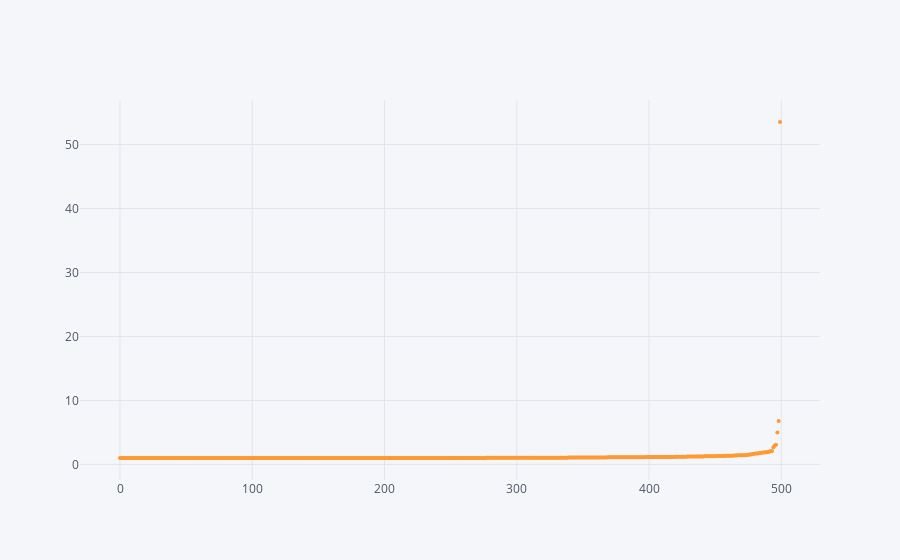

Notebook source saved alongside this figure:
### Code cell
iplot(minimum.iplot(kind = 'scatter', mode= 'markers', asFigure=True, y = 'exp', size= 4))

### Figure 1 — Plotly figure (JSON) as saved in the notebook; plotly's stock layout.template omitted (floating-point values rounded to 4 significant figures; data arrays with more than 128 entries replaced by an {"elided": "..."} marker saying what was removed)
{"data": [{"line": {"color": "rgba(255, 153, 51, 1.0)", "dash": "solid", "shape": "linear", "width": 1.3}, "marker": {"size": 4, "symbol": "circle"}, "mode": "markers", "name": "exp", "text": "", "type": "scatter", "uid": "92bbc6e2-e8ec-4890-a146-23f54c70013d", "x": {"elided": "500 int values"}, "y": {"elided": "500 float values"}}], "layout": {"legend": {"bgcolor": "#F5F6F9", "font": {"color": "#4D5663"}}, "paper_bgcolor": "#F5F6F9", "plot_bgcolor": "#F5F6F9", "title": {"font": {"color": "#4D5663"}}, "xaxis": {"gridcolor": "#E1E5ED", "showgrid": true, "tickfont": {"color": "#4D5663"}, "title": {"font": {"color": "#4D5663"}, "text": ""}, "zerolinecolor": "#E1E5ED"}, "yaxis": {"gridcolor": "#E1E5ED", "showgrid": true, "tickfont": {"color": "#4D5663"}, "title": {"font": {"color": "#4D5663"}, "text": ""}, "zerolinecolor": "#E1E5ED"}}}
